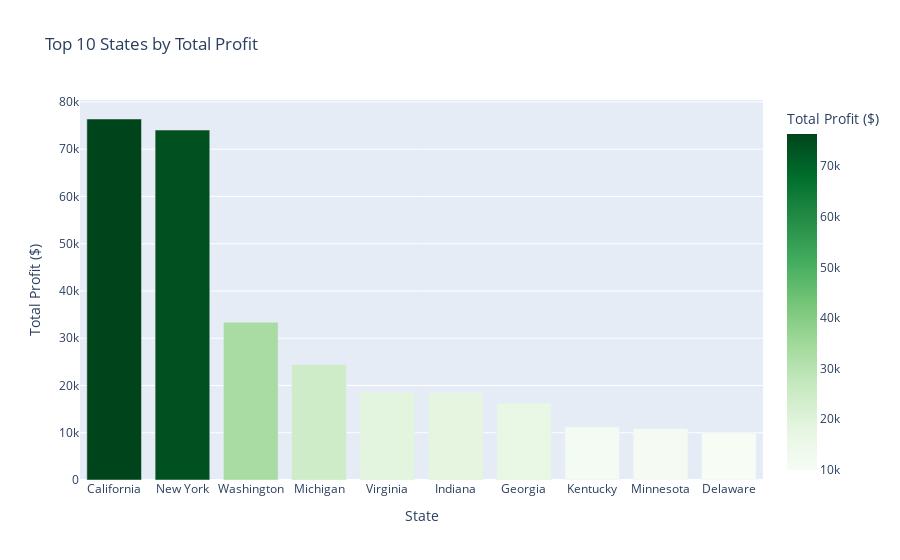

The code cell stored with this chart in its notebook:
### Code cell
top_10_states = state_profit.head(10)

fig_top_states = px.bar(
    top_10_states,
    x="State",
    y="Total_Profit",
    title="Top 10 States by Total Profit",
    labels={
        "State": "State",
        "Total_Profit": "Total Profit ($)"
    },
    hover_data=['Total_Sales'],
    color="Total_Profit",
    color_continuous_scale=px.colors.sequential.Greens
)

fig_top_states.update_layout(xaxis_title="State", yaxis_title="Total Profit ($)")
fig_top_states.show()

### Figure 1 — Plotly figure (JSON) as saved in the notebook; plotly's stock layout.template omitted (floating-point values rounded to 4 significant figures)
{"data": [{"alignmentgroup": "True", "customdata": [[457700.0], [310900.0], [138600.0], [76270.0], [70640.0], [53560.0], [49100.0], [36590.0], [29860.0], [27450.0]], "hovertemplate": "State=%{x}<br>Total Profit ($)=%{marker.color}<br>Total_Sales=%{customdata[0]}<extra></extra>", "legendgroup": "", "marker": {"color": [76380.0, 74040.0, 33400.0, 24460.0, 18600.0, 18380.0, 16250.0, 11200.0, 10820.0, 9977.0], "coloraxis": "coloraxis", "pattern": {"shape": ""}}, "name": "", "offsetgroup": "", "orientation": "v", "showlegend": false, "textposition": "auto", "type": "bar", "x": ["California", "New York", "Washington", "Michigan", "Virginia", "Indiana", "Georgia", "Kentucky", "Minnesota", "Delaware"], "xaxis": "x", "y": [76380.0, 74040.0, 33400.0, 24460.0, 18600.0, 18380.0, 16250.0, 11200.0, 10820.0, 9977.0], "yaxis": "y"}], "layout": {"barmode": "relative", "coloraxis": {"colorbar": {"title": {"text": "Total Profit ($)"}}, "colorscale": [[0, "rgb(247,252,245)"], [0.125, "rgb(229,245,224)"], [0.25, "rgb(199,233,192)"], [0.375, "rgb(161,217,155)"], [0.5, "rgb(116,196,118)"], [0.625, "rgb(65,171,93)"], [0.75, "rgb(35,139,69)"], [0.875, "rgb(0,109,44)"], [1, "rgb(0,68,27)"]]}, "legend": {"tracegroupgap": 0}, "title": {"text": "Top 10 States by Total Profit"}, "xaxis": {"anchor": "y", "domain": [0, 1], "title": {"text": "State"}}, "yaxis": {"anchor": "x", "domain": [0, 1], "title": {"text": "Total Profit ($)"}}}}
